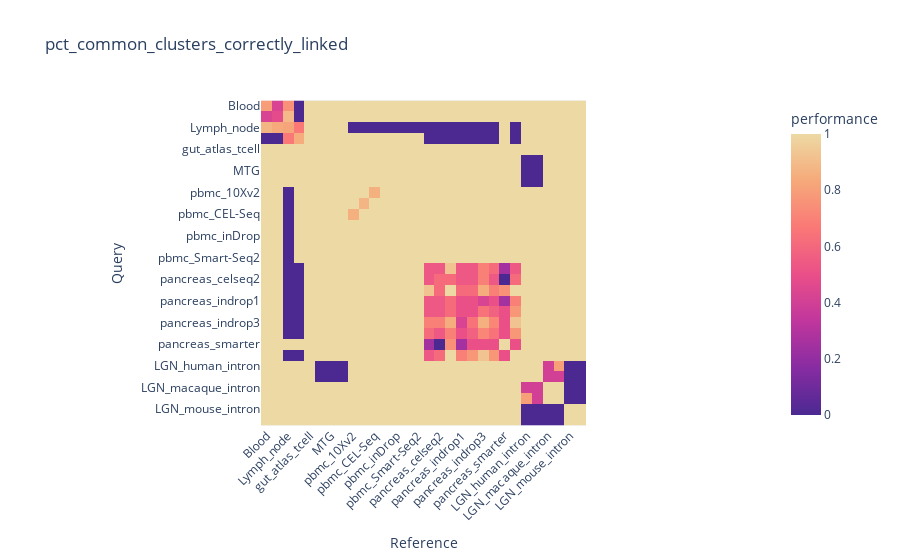

Source (notebook cell):
### Code cell
display_performance(perfs, metric_name, metric)

### Figure 1 — Plotly figure (JSON) as saved in the notebook; plotly's stock layout.template omitted (floating-point values rounded to 4 significant figures; data arrays with more than 128 entries replaced by an {"elided": "..."} marker saying what was removed)
{"data": [{"coloraxis": "coloraxis", "hovertemplate": "Reference: %{x}<br>Query: %{y}<br>performance: %{z}<extra></extra>", "name": "0", "type": "heatmap", "x": ["Blood", "Bone_marrow", "Lymph_node", "Skeletal_muscle", "gut_atlas_tcell", "ALM", "MTG", "VISp", "pbmc_10Xv2", "pbmc_10Xv3", "pbmc_CEL-Seq", "pbmc_Drop-Seq", "pbmc_inDrop", "pbmc_Seq-Well", "pbmc_Smart-Seq2", "pancreas_celseq", "pancreas_celseq2", "pancreas_fluidigmc1", "pancreas_indrop1", "pancreas_indrop2", "pancreas_indrop3", "pancreas_indrop4", "pancreas_smarter", "pancreas_smartseq2", "LGN_human_intron", "LGN_human_exon", "LGN_macaque_intron", "LGN_macaque_exon", "LGN_mouse_intron", "LGN_mouse_exon"], "xaxis": "x", "y": ["Blood", "Bone_marrow", "Lymph_node", "Skeletal_muscle", "gut_atlas_tcell", "ALM", "MTG", "VISp", "pbmc_10Xv2", "pbmc_10Xv3", "pbmc_CEL-Seq", "pbmc_Drop-Seq", "pbmc_inDrop", "pbmc_Seq-Well", "pbmc_Smart-Seq2", "pancreas_celseq", "pancreas_celseq2", "pancreas_fluidigmc1", "pancreas_indrop1", "pancreas_indrop2", "pancreas_indrop3", "pancreas_indrop4", "pancreas_smarter", "pancreas_smartseq2", "LGN_human_intron", "LGN_human_exon", "LGN_macaque_intron", "LGN_macaque_exon", "LGN_mouse_intron", "LGN_mouse_exon"], "yaxis": "y", "z": {"elided": "30x30 float values"}}], "layout": {"coloraxis": {"colorbar": {"title": {"text": "performance"}}, "colorscale": [[0, "rgb(75, 41, 145)"], [0.1667, "rgb(135, 44, 162)"], [0.3333, "rgb(192, 54, 157)"], [0.5, "rgb(234, 79, 136)"], [0.6667, "rgb(250, 120, 118)"], [0.8333, "rgb(246, 169, 122)"], [1, "rgb(237, 217, 163)"]]}, "title": {"text": "pct_common_clusters_correctly_linked"}, "xaxis": {"anchor": "y", "constrain": "domain", "domain": [0, 1], "scaleanchor": "y", "tickangle": -45, "title": {"text": "Reference"}}, "yaxis": {"anchor": "x", "autorange": "reversed", "constrain": "domain", "domain": [0, 1], "title": {"text": "Query"}}}}
